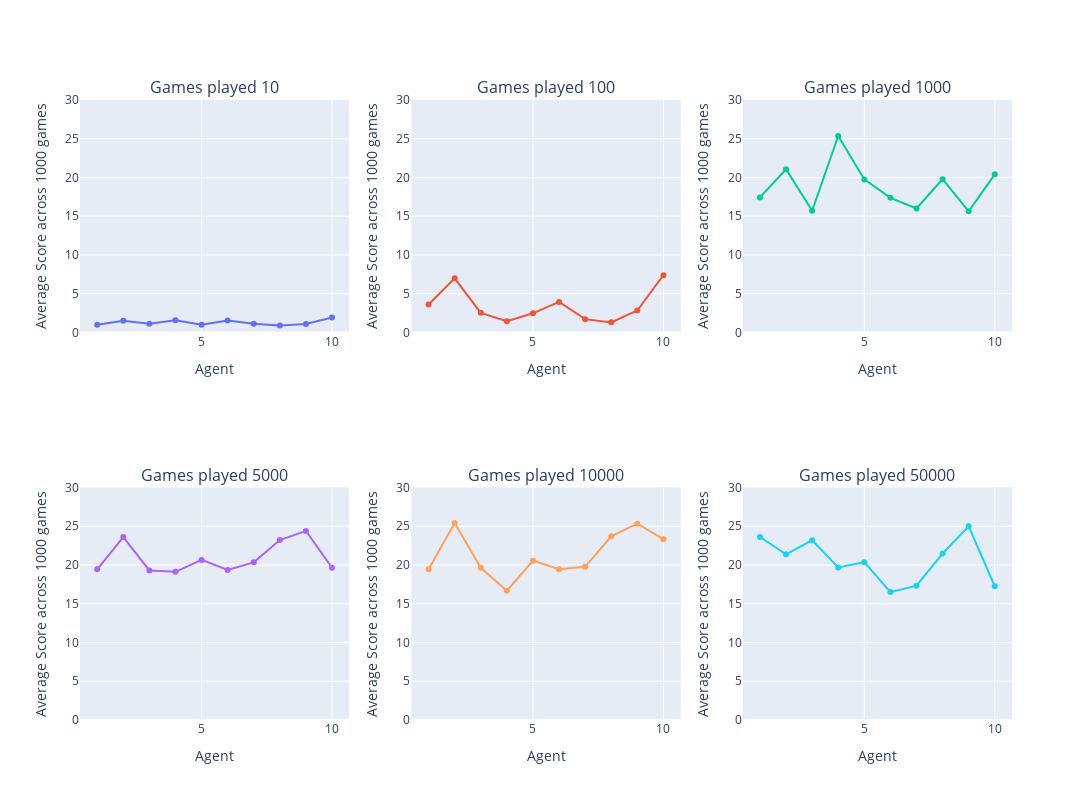
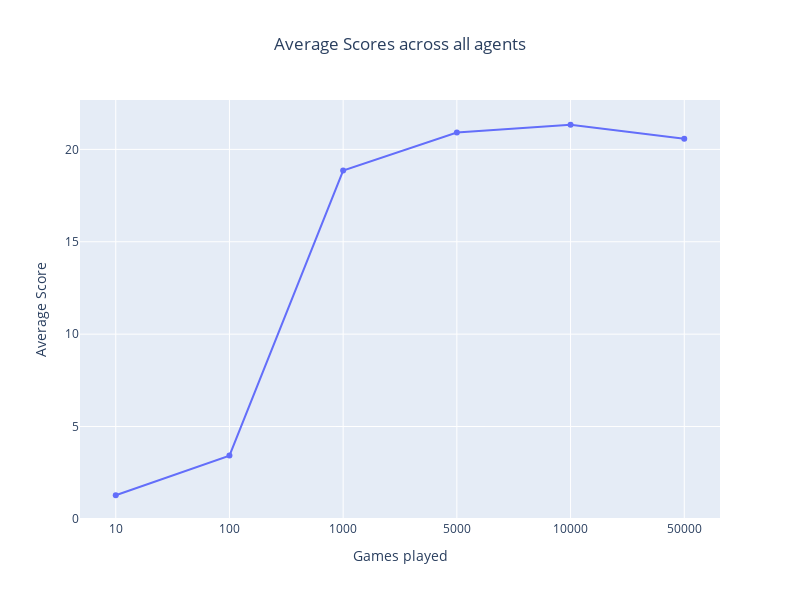

The cell these charts' notebook holds for them, in order:
### Code cell
import plotly.graph_objects as go
from plotly.subplots import make_subplots

# Data for each epoch
data = {
    "10": [1.0, 1.515, 1.1368421052631579, 1.579, 1.0, 1.545, 1.125, 0.8880706921944035, 1.0909090909090908, 1.926],
    "100": [3.609896432681243, 6.986, 2.536213468869123, 1.4425228891149542, 2.4750254841997963, 3.9507211538461537, 1.7233009708737863, 1.3064971751412429, 2.840686274509804, 7.394],
    "1000": [17.433, 21.063, 15.712778429073857, 25.36, 19.755, 17.373, 16.007, 19.789, 15.631, 20.408],
    "5000": [19.443, 23.602, 19.293, 19.117, 20.659, 19.351, 20.343, 23.225, 24.403, 19.647],
    "10000": [19.446, 25.417, 19.644, 16.682, 20.56, 19.451, 19.759, 23.709, 25.336, 23.335],
    "50000": [23.618, 21.374, 23.181, 19.675, 20.364948453608246, 16.503, 17.333, 21.484, 24.985, 17.258]
}

# Create subplots
fig = make_subplots(rows=2, cols=3, subplot_titles=("Games played 10", "Games played 100", "Games played 1000", "Games played 5000", "Games played 10000", "Games played 50000"))

# Add traces for each subplot
epochs = ["10", "100", "1000", "5000", "10000", "50000"]
for i, epoch in enumerate(epochs):
    row = i // 3 + 1
    col = i % 3 + 1
    fig.add_trace(go.Scatter(x=list(range(1, 11)), y=data[epoch], mode='lines+markers', name=f'Epochs {epoch}'), row=row, col=col)

# Update layout to set the same range for all y-axes and add labels
fig.update_yaxes(range=[0, 30], title_text="Average Score across 1000 games")
fig.update_xaxes(title_text="Agent")

# Update layout
fig.update_layout(height=800, width=1200, title_text="", showlegend=False)

# Show plot
fig.show()

# Calculate average scores for each epoch
avg = [sum(data[epoch]) / 10 for epoch in data]

# Create a new plot for the average scores
fig = go.Figure()

# Add trace for the average scores
fig.add_trace(go.Scatter(x=list(data.keys()), y=avg, mode='lines+markers', name='Average Score'))

# Update layout to add labels
fig.update_layout(
    title="Average Scores across all agents",
    title_x=0.5,
    xaxis_title="Games played",
    yaxis_title="Average Score",
    height=600,
    width=800
)

# Show plot
fig.show()

### Figure 1 — Plotly figure (JSON) as saved in the notebook; plotly's stock layout.template omitted (floating-point values rounded to 4 significant figures)
{"data": [{"mode": "lines+markers", "name": "Epochs 10", "type": "scatter", "x": [1, 2, 3, 4, 5, 6, 7, 8, 9, 10], "xaxis": "x", "y": [1, 1.515, 1.137, 1.579, 1, 1.545, 1.125, 0.8881, 1.091, 1.926], "yaxis": "y"}, {"mode": "lines+markers", "name": "Epochs 100", "type": "scatter", "x": [1, 2, 3, 4, 5, 6, 7, 8, 9, 10], "xaxis": "x2", "y": [3.61, 6.986, 2.536, 1.443, 2.475, 3.951, 1.723, 1.306, 2.841, 7.394], "yaxis": "y2"}, {"mode": "lines+markers", "name": "Epochs 1000", "type": "scatter", "x": [1, 2, 3, 4, 5, 6, 7, 8, 9, 10], "xaxis": "x3", "y": [17.43, 21.06, 15.71, 25.36, 19.75, 17.37, 16.01, 19.79, 15.63, 20.41], "yaxis": "y3"}, {"mode": "lines+markers", "name": "Epochs 5000", "type": "scatter", "x": [1, 2, 3, 4, 5, 6, 7, 8, 9, 10], "xaxis": "x4", "y": [19.44, 23.6, 19.29, 19.12, 20.66, 19.35, 20.34, 23.23, 24.4, 19.65], "yaxis": "y4"}, {"mode": "lines+markers", "name": "Epochs 10000", "type": "scatter", "x": [1, 2, 3, 4, 5, 6, 7, 8, 9, 10], "xaxis": "x5", "y": [19.45, 25.42, 19.64, 16.68, 20.56, 19.45, 19.76, 23.71, 25.34, 23.34], "yaxis": "y5"}, {"mode": "lines+markers", "name": "Epochs 50000", "type": "scatter", "x": [1, 2, 3, 4, 5, 6, 7, 8, 9, 10], "xaxis": "x6", "y": [23.62, 21.37, 23.18, 19.68, 20.36, 16.5, 17.33, 21.48, 24.98, 17.26], "yaxis": "y6"}], "layout": {"annotations": [{"font": {"size": 16}, "showarrow": false, "text": "Games played 10", "x": 0.1444, "xanchor": "center", "xref": "paper", "y": 1, "yanchor": "bottom", "yref": "paper"}, {"font": {"size": 16}, "showarrow": false, "text": "Games played 100", "x": 0.5, "xanchor": "center", "xref": "paper", "y": 1, "yanchor": "bottom", "yref": "paper"}, {"font": {"size": 16}, "showarrow": false, "text": "Games played 1000", "x": 0.8556, "xanchor": "center", "xref": "paper", "y": 1, "yanchor": "bottom", "yref": "paper"}, {"font": {"size": 16}, "showarrow": false, "text": "Games played 5000", "x": 0.1444, "xanchor": "center", "xref": "paper", "y": 0.375, "yanchor": "bottom", "yref": "paper"}, {"font": {"size": 16}, "showarrow": false, "text": "Games played 10000", "x": 0.5, "xanchor": "center", "xref": "paper", "y": 0.375, "yanchor": "bottom", "yref": "paper"}, {"font": {"size": 16}, "showarrow": false, "text": "Games played 50000", "x": 0.8556, "xanchor": "center", "xref": "paper", "y": 0.375, "yanchor": "bottom", "yref": "paper"}], "height": 800, "showlegend": false, "title": {"text": ""}, "width": 1200, "xaxis": {"anchor": "y", "domain": [0, 0.2889], "title": {"text": "Agent"}}, "xaxis2": {"anchor": "y2", "domain": [0.3556, 0.6444], "title": {"text": "Agent"}}, "xaxis3": {"anchor": "y3", "domain": [0.7111, 1], "title": {"text": "Agent"}}, "xaxis4": {"anchor": "y4", "domain": [0, 0.2889], "title": {"text": "Agent"}}, "xaxis5": {"anchor": "y5", "domain": [0.3556, 0.6444], "title": {"text": "Agent"}}, "xaxis6": {"anchor": "y6", "domain": [0.7111, 1], "title": {"text": "Agent"}}, "yaxis": {"anchor": "x", "domain": [0.625, 1], "range": [0, 30], "title": {"text": "Average Score across 1000 games"}}, "yaxis2": {"anchor": "x2", "domain": [0.625, 1], "range": [0, 30], "title": {"text": "Average Score across 1000 games"}}, "yaxis3": {"anchor": "x3", "domain": [0.625, 1], "range": [0, 30], "title": {"text": "Average Score across 1000 games"}}, "yaxis4": {"anchor": "x4", "domain": [0, 0.375], "range": [0, 30], "title": {"text": "Average Score across 1000 games"}}, "yaxis5": {"anchor": "x5", "domain": [0, 0.375], "range": [0, 30], "title": {"text": "Average Score across 1000 games"}}, "yaxis6": {"anchor": "x6", "domain": [0, 0.375], "range": [0, 30], "title": {"text": "Average Score across 1000 games"}}}}

### Figure 2 — Plotly figure (JSON) as saved in the notebook; plotly's stock layout.template omitted (floating-point values rounded to 4 significant figures)
{"data": [{"mode": "lines+markers", "name": "Average Score", "type": "scatter", "x": ["10", "100", "1000", "5000", "10000", "50000"], "y": [1.281, 3.426, 18.85, 20.91, 21.33, 20.58]}], "layout": {"height": 600, "title": {"text": "Average Scores across all agents", "x": 0.5}, "width": 800, "xaxis": {"title": {"text": "Games played"}}, "yaxis": {"title": {"text": "Average Score"}}}}
